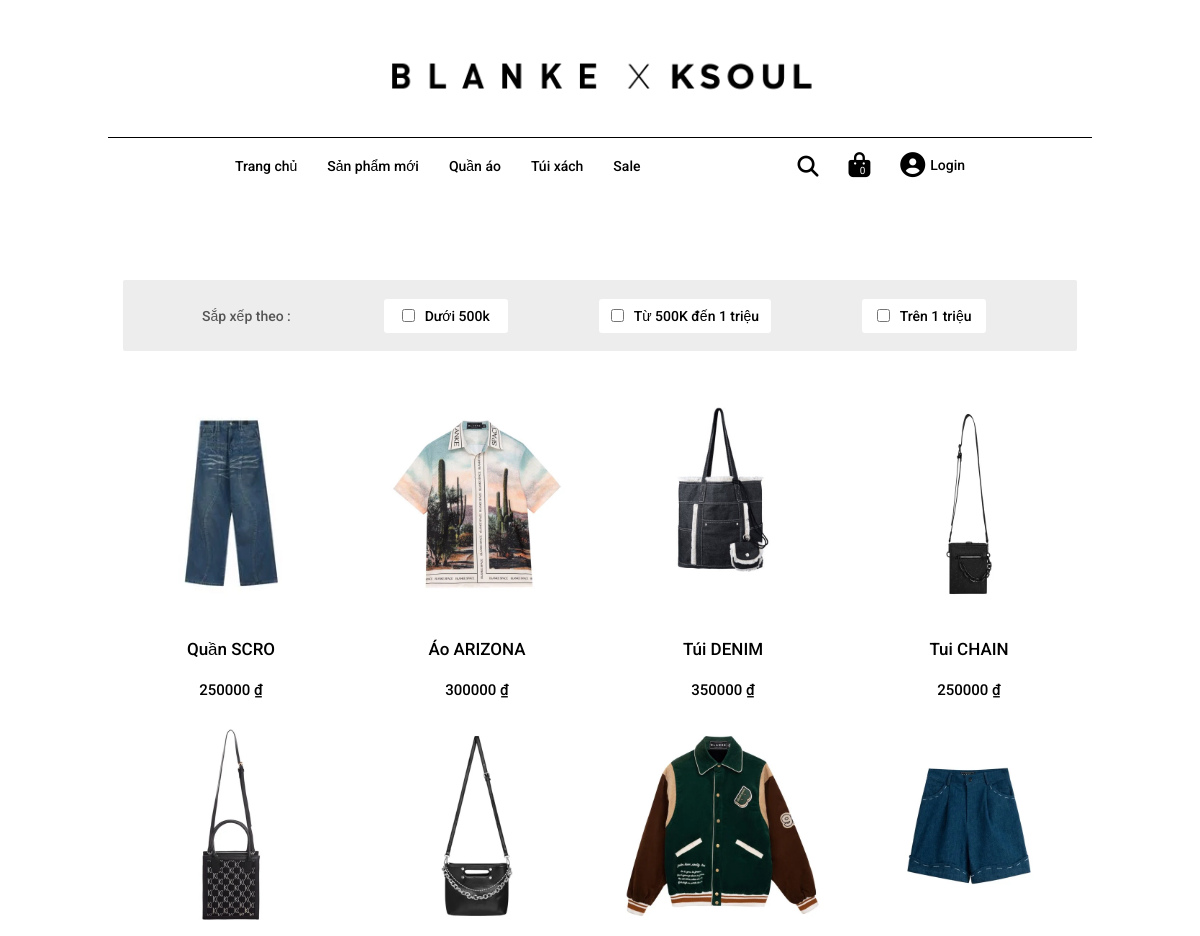
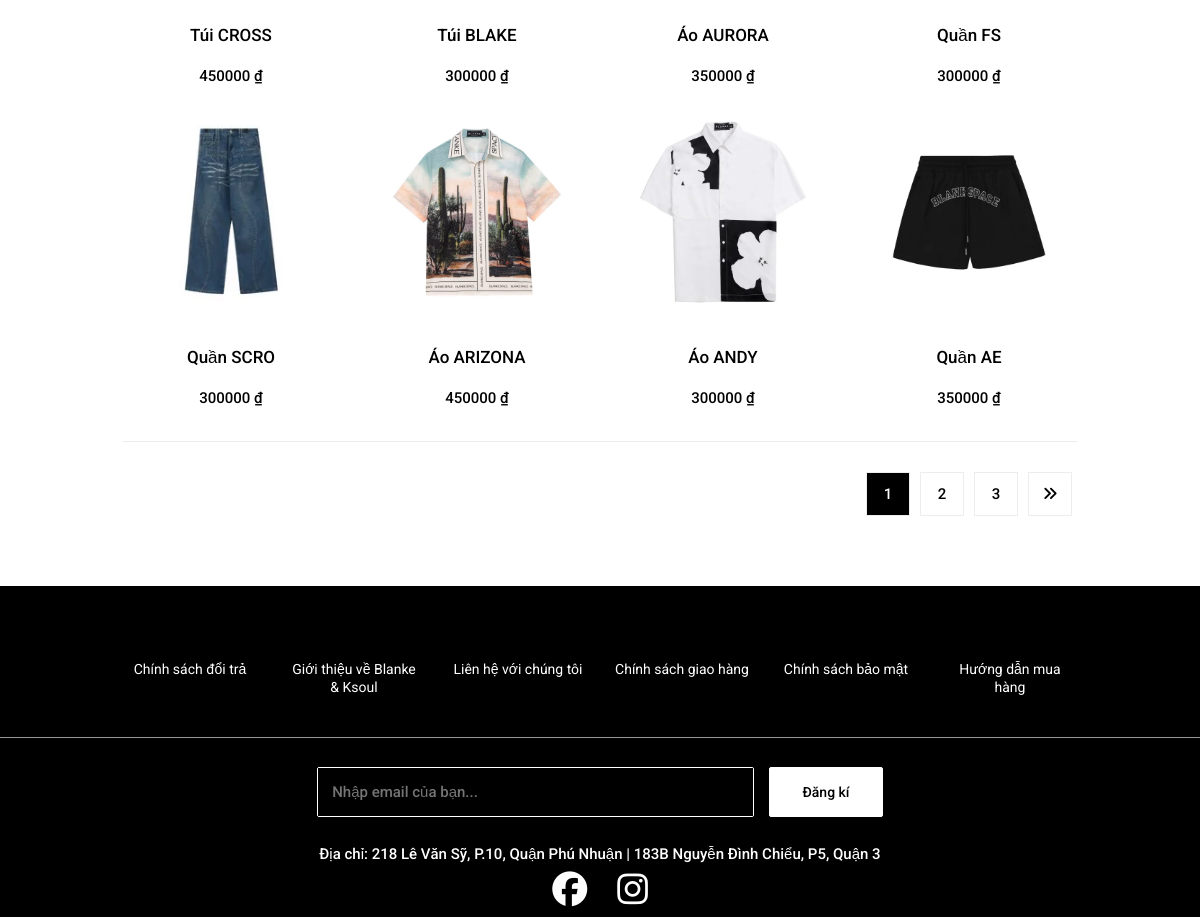
The page /sanphammoi.php on the database its author committed (2 pictures, top to bottom).
### model/pdo.php (called while the page is built, shortened)
<?php
function pdo_get_connection(){
    $dburl = "mysql:host=localhost;dbname=blank;charset=utf8";
    $username = 'root';
    $password = '';
    $conn = new PDO($dburl, $username, $password);
    $conn->setAttribute(PDO::ATTR_ERRMODE, PDO::ERRMODE_EXCEPTION);
    return $conn;
}
function pdo_query($sql){
    $sql_args = array_slice(func_get_args(), 1);
    try{
        $conn = pdo_get_connection();
        $stmt = $conn->prepare($sql);
        $stmt->execute($sql_args);
        $rows = $stmt->fetchAll();
        return $rows;
    }
    catch(PDOException $e){
        throw $e;
    }
    finally{
        unset($conn);
    }
}

### sanphammoi.php (the view, shortened to what this page needs)
<?php
    include "./model/pdo.php";
    $sql = "SELECT * FROM `san-pham` WHERE 1 ORDER BY id DESC LIMIT 0,12";
    $spm = pdo_query($sql);
?>
<!DOCTYPE html>
<html lang="en">
<head>
    <link rel="stylesheet" href="https://cdnjs.cloudflare.com/ajax/libs/normalize/8.0.1/normalize.min.css" />
    <link rel="stylesheet" href="./assect/css/main.css">
    <link rel="stylesheet" href="./assect/css/base.css">
    <link rel="stylesheet" href="./assect/css/grid.css">
    <link rel="stylesheet" href="./assect/css/responsive.css">
    <link rel="stylesheet" href="https://cdnjs.cloudflare.com/ajax/libs/font-awesome/6.4.2/css/all.min.css" />
</head>
<body onload="loadslsp()">
    <div class="app">
        <header class="header">
            <div class="grid wide">
                <div class="header__logo col">
                    <a href="index.php" class="header__logo-img ">
                        <img src="./assect/img/logo-header/logo.webp" alt="lộc"  class="header__logo-img">
                    </a>
                </div>
                <div class="header__menu">
                    <nav class="main-nav">
                        <ul id="menu-main-menu">
                            <li class="menu-item  ">
                                <a href="index.php" class="header__menu-item" >Trang chủ</a>
                            </li>
                            <li class="menu-item  ">
                                <a href="sanphammoi.php" class="header__menu-item">Sản phẩm mới</a>
                            </li>
                            <li class="menu-item  ">
                                <a href="quan-ao-moi.php" class="header__menu-item">Quần áo</a>
                            </li>
                            <li class="menu-item   ">
                                <a href="tuixachmoi.php" class="header__menu-item">Túi xách</a>
                            </li>
                            <li class="menu-item  ">
                                <a href="sale.php" class="header__menu-item">Sale</a>
                            </li>
                        </ul>
                    </nav>
                    <div class="header__search">
                        <div class="search" id="sea">
                            <div type="button" data-show="#search" id="search-des">
                                <i class="search-des-menu fa-solid fa-magnifying-glass"></i>
                            </div>
                        </div>
                        <div class="search-cart">
                            <a class="cart-head" href="gio-hang.php" >
                                <i class="brightness-img fa-solid fa-bag-shopping"></i>
                                <span id="cart-quantity" class="hd-cart-count">0</span>
                            </a>
                        </div>
                        <div class="search">
                            <div class="search__menu-item ">
                                <i class="account-menu fa-solid fa-circle-user"></i>
                                <?php
                                    if(isset($_SESSION['email'])){
                                        extract($_SESSION['email']);
                                ?>
                                    <a href="donhang.php" class="login-item"><?php echo $email?></a>
                                <?php
                                    }else{
                                ?>
                                <a href="login.php" class="login-item">
                                    Login
                                </a>
                                <?php }?>
                            </div>
                        </div>
                    </div>
                </div>
            </div>
        </header>
        <div class="app_product">
            <div class="grid wide" >
                <div class="col">
                    <div class="new-product" >
                        <div class="l-12">
                            <div class="home-filter ">
                                <span class="home-filter__label">Sắp xếp theo :</span>
                                <label class="home-filter__btn btn ">
                                    <input onchange="chonPro()" type="checkbox"  value="low-500" class="sell-price">
                                    <span class="home-filter__name" >Dưới 500k</span>
                                </label>
                                <label class="home-filter__btn btn " >
                                    <input onchange="chonPro()" type="checkbox"  value="low-1000" class="sell-price">
                                    <span class="home-filter__name" >Từ 500K đến 1 triệu</span>
                                </label>
                                <label class="home-filter__btn btn" >
                                    <input onchange="chonPro()" type="checkbox"  value="up-1000" class="sell-price">
                                    <span class="home-filter__name" >Trên 1 triệu</span>
                                </label>
                            </div>
                        </div>
                        <div class="product-list">
                            <div class="row " id="pro-list">
                                <?php
                                    foreach ($spm as $sp) {
                                        extract($sp);
                                        $linksp =  "./products/spct.php?id=".$id;
                                        echo '
                                            <div class="col l-3" id="lookbook-product">
                                                <div class="lookbook-product__owl " ><div class="single-product">
                                                    <div class="product-img " >
                                                        <a href="'.$linksp.'">
                                                            <img src=" ./assect/img/product/'.$img.' " alt="" class="lookbook-product__img visible-xs">
                                                            <img src="./assect/img/product/'.$img.' " alt="" class="lookbook-product__img">
                                                            <img src=" ./assect/img/product/'.$img.' " alt="" class="ookbook-product__img lookbook-product__img">
                                                        </a>
                                                                <a href="'.$linksp.'" class=" " >
                                                                </a>
                                                    </div>
                                                    <div class="product-content">
                                                        <h2><a href="'.$linksp.'"> '.$name.' </a></h2>
                                                        <div class="product-price">
                                                            <div class="price-box">
                                                                <span class="regular-price" data-price="420000"> '.$price.' ₫</span>
                                                            </div>
                                                        </div>
                                                    </div>
                                                </div></div>
                                            </div>
                                        ';
                                    }
                                ?>
                            </div>
                        </div>
                        <div class="product-paginition">
                            <ul class="pagination ">
                                <li class="pagination-item  pagination-item--active">
                                    <a href="" class="pagination-item__link ">1</a>
                                </li>
                                <li class="pagination-item  ">
                                    <a href="" class="pagination-item__link">2</a>
                                </li>
                                <li class="pagination-item  ">
                                    <a href="" class="pagination-item__link">3</a>
                                </li>
                                <li class="pagination-item  ">
                                    <a href="" class="pagination-item__link">
                                        <i class="pagination-item__icon fa-solid fa-angles-right"></i>
                                    </a>
                                </li>
                            </ul>
                        </div>
                    </div>
                </div>
            </div>
        </div>
        <footer class="footer">
            <div class="footer-policy">
                <div class="grid wide ">
                    <div class="row col">
                        <div class="footer_list-policy ">
                            <div class=" col l-2">
                                <ul class="footer-list">
                                    <li class="footer-item">
                                        <a href="chinhsachdoitra.php" class="footer-item__link">
                                            Chính sách đổi trả
                                        </a>
                                    </li>
                                </ul>
                            </div>
                            <div class="col l-2">
                                <ul class="footer-list">
                                    <li class="footer-item">
                                        <a href="gioithieu.php" class="footer-item__link">
                                            Giới thiệu về Blanke & Ksoul
                                        </a>
                                    </li>
                                </ul>
                            </div>
                            <div class="col l-2">
                                <ul class="footer-list">
                                    <li class="footer-item">
                                        <a href="contact.php" class="footer-item__link">
                                            Liên hệ với chúng tôi
                                        </a>
                                    </li>
                                </ul>
                            </div>
                            <div class="col l-2">
                                <ul class="footer-list">
                                    <li class="footer-item">
                                        <a href="chinhsachgiaohang.php" class="footer-item__link">
                                            Chính sách giao hàng
                                        </a>
                                    </li>
                                </ul>
                            </div>
                            <div class="col l-2">
                                <ul class="footer-list">
                                    <li class="footer-item">
                                        <a href="chinhsachbaomat.php" class="footer-item__link">
                                            Chính sách bảo mật
                                        </a>
                                    </li>
                                </ul>
                            </div>
                            <div class="col l-2">
                                <ul class="footer-list">
                                    <li class="footer-item">
                                        <a href="huongdanmahang.php" class="footer-item__link">
                                            Hướng dẫn mua hàng
                                        </a>
                                    </li>
                                </ul>
                            </div>
                        </div>
                    </div>
                </div>
            </div>
            <div class="footer-register">
                <div class="register-input">
                    <div class="footer-register_input">
                        <input type="text" value="" required="required" class="footer-input" placeholder=" Nhập email của bạn..." >
                    </div>
                    <div class="footer-register_knot">
                        <p class="footer-register_item">Đăng kí</p>
                    </div>
                </div>
            </div>
            <div class="footer-address">
                <div class="grid wide col">
                    <p class="address-list">Địa chỉ: 218 Lê Văn Sỹ, P.10, Quận Phú Nhuận  | 183B Nguyễn Đình Chiểu, P5, Quận 3</p>
                    <div class="footer-address-icon">
                        <a href="">
                            <i class="address-icon__fb fa-brands fa-facebook"></i>
                        </a>
                        <a href="">
                            <i class="address-icon__ig fa-brands fa-instagram"></i>
                        </a>
                    </div>
                </div>
            </div>
        </footer>
    </div>
</body>
</html>

### rows shown on the page
san-pham: img (picture), name "Quần SCRO", price "250000"
san-pham: img (picture), name "Áo ARIZONA", price "300000"
san-pham: img (picture), name "Túi DENIM", price "350000"
san-pham: img (picture), name "Tui CHAIN", price "250000"
san-pham: img (picture), name "Túi CROSS", price "450000"
san-pham: img (picture), name "Túi BLAKE", price "300000"
san-pham: img (picture), name "Áo AURORA", price "350000"
san-pham: img (picture), name "Quần FS", price "300000"
san-pham: img (picture), name "Quần SCRO", price "300000"
san-pham: img (picture), name "Áo ARIZONA", price "450000"
san-pham: img (picture), name "Áo ANDY", price "300000"
san-pham: img (picture), name "Quần AE", price "350000"
